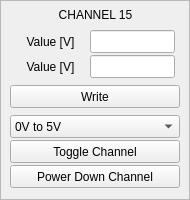
     <widget class="QFrame" name="frame_29">
      <property name="geometry">
       <rect>
        <x>800</x>
        <y>220</y>
        <width>190</width>
        <height>200</height>
       </rect>
      </property>
      <property name="frameShape">
       <enum>QFrame::StyledPanel</enum>
      </property>
      <property name="frameShadow">
       <enum>QFrame::Raised</enum>
      </property>
      <widget class="QLabel" name="label_140">
       <property name="geometry">
        <rect>
         <x>0</x>
         <y>5</y>
         <width>191</width>
         <height>20</height>
        </rect>
       </property>
       <property name="text">
        <string>CHANNEL 15</string>
       </property>
       <property name="alignment">
        <set>Qt::AlignCenter</set>
       </property>
      </widget>
      <widget class="QLineEdit" name="ledt_wr15_t1">
       <property name="geometry">
        <rect>
         <x>90</x>
         <y>55</y>
         <width>85</width>
         <height>23</height>
        </rect>
       </property>
      </widget>
      <widget class="QLabel" name="label_141">
       <property name="geometry">
        <rect>
         <x>10</x>
         <y>30</y>
         <width>81</width>
         <height>23</height>
        </rect>
       </property>
       <property name="text">
        <string>Value [V]</string>
       </property>
       <property name="alignment">
        <set>Qt::AlignCenter</set>
       </property>
      </widget>
      <widget class="QPushButton" name="pB_wr_up15_t">
       <property name="geometry">
        <rect>
         <x>10</x>
         <y>85</y>
         <width>170</width>
         <height>23</height>
        </rect>
       </property>
       <property name="text">
        <string>Write</string>
       </property>
      </widget>
      <widget class="QPushButton" name="pB_pd15_t">
       <property name="geometry">
        <rect>
         <x>10</x>
         <y>165</y>
         <width>170</width>
         <height>23</height>
        </rect>
       </property>
       <property name="text">
        <string>Power Down Channel</string>
       </property>
       <property name="checkable">
        <bool>false</bool>
       </property>
      </widget>
      <widget class="QLabel" name="label_182">
       <property name="geometry">
        <rect>
         <x>10</x>
         <y>55</y>
         <width>81</width>
         <height>23</height>
        </rect>
       </property>
       <property name="text">
        <string>Value [V]</string>
       </property>
       <property name="alignment">
        <set>Qt::AlignCenter</set>
       </property>
      </widget>
      <widget class="QLineEdit" name="ledt_wr15_t0">
       <property name="geometry">
        <rect>
         <x>90</x>
         <y>30</y>
         <width>85</width>
         <height>23</height>
        </rect>
       </property>
      </widget>
      <widget class="QComboBox" name="cBox_span15_t">
       <property name="geometry">
        <rect>
         <x>10</x>
         <y>115</y>
         <width>170</width>
         <height>23</height>
        </rect>
       </property>
       <property name="sizePolicy">
        <sizepolicy hsizetype="Preferred" vsizetype="Fixed">
         <horstretch>0</horstretch>
         <verstretch>0</verstretch>
        </sizepolicy>
       </property>
       <item>
        <property name="text">
         <string>0V to 5V </string>
        </property>
       </item>
       <item>
        <property name="text">
         <string>-2.5V to + 2.5V</string>
        </property>
       </item>
       <item>
        <property name="text">
         <string>-5V to +5V</string>
        </property>
       </item>
      </widget>
      <widget class="QPushButton" name="pB_toggle_s_15">
       <property name="geometry">
        <rect>
         <x>10</x>
         <y>140</y>
         <width>170</width>
         <height>23</height>
        </rect>
       </property>
       <property name="text">
        <string>Toggle Channel</string>
       </property>
       <property name="checkable">
        <bool>true</bool>
       </property>
      </widget>
     </widget>
